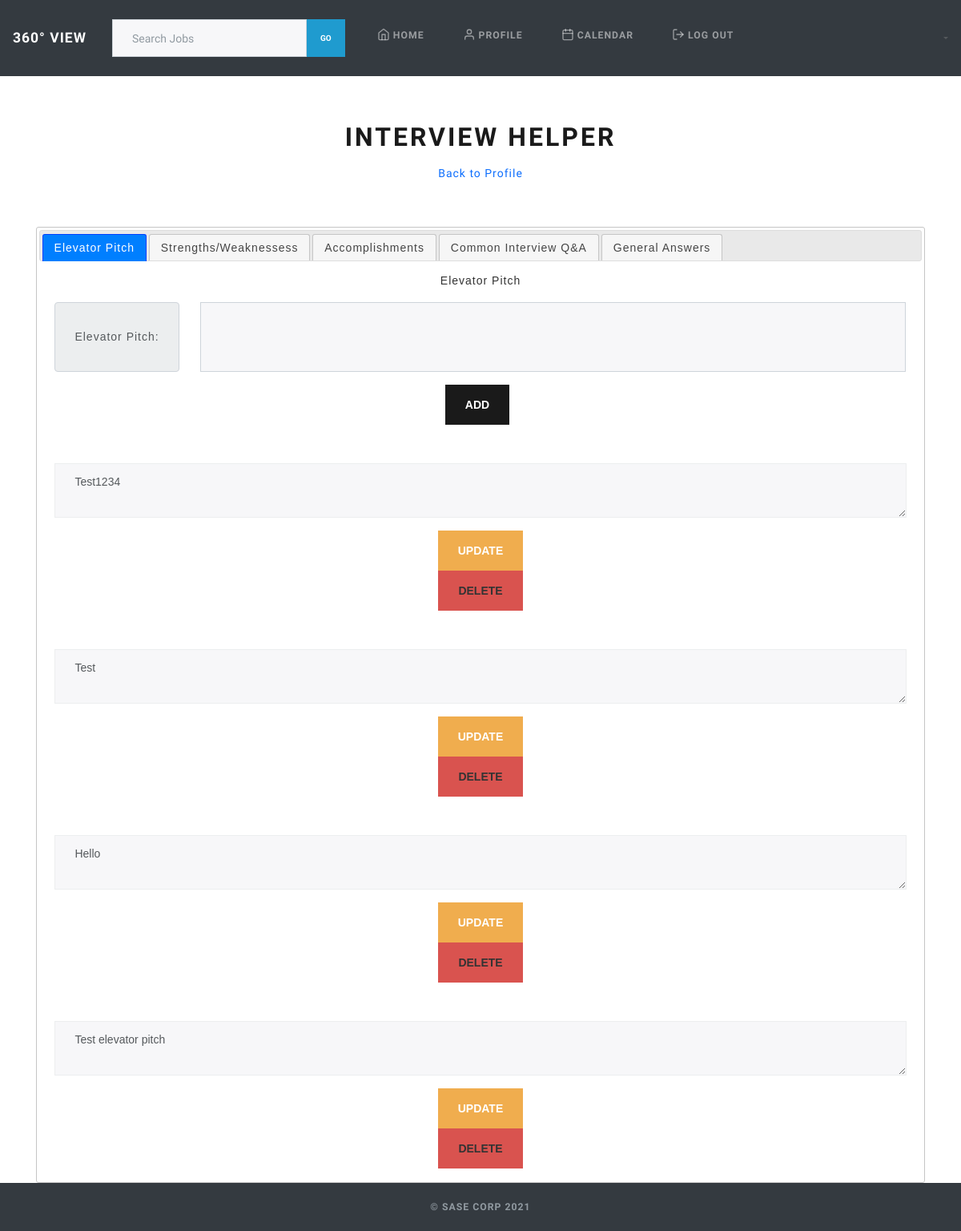
The app's page /job/interview_helper/3 (signed in) with its own data.
### jobSearch_app/models.py (models this page shows)
class ElevatorPitch(models.Model):
    creator = models.ForeignKey(User, on_delete=models.CASCADE)
    elevator_pitch = models.TextField()
    created_at = models.DateField(auto_now=True)
    updated_at = models.DateField(auto_now_add=True)

### jobSearch_app/views.py (the view)
# urls.py: path('interview_helper/<int:user_id>', views.interview_helper),
def interview_helper(request, user_id):
    if 'userid' in request.session:
        user = User.objects.get(id=user_id)
        context = {
            "user": User.objects.get(id=user_id),
            'elevator_pitch': ElevatorPitch.objects.filter(creator = user),
            'str_weak': Strength_Weakness.objects.filter(creator = user),
            'accomplishments': Accomplishments.objects.filter(creator = user),
            'common_qa': CommonQA.objects.filter(creator = user),
            'general': General.objects.filter(creator = user)
        }
        return render(request, 'interview-helper.html', context)
    else:
        return redirect('/')

### jobSearch_app/templates/interview-helper.html (shortened to what this page needs)
<!DOCTYPE html>
<html lang="en">
<head>
    <link rel="stylesheet" href="https://cdn.jsdelivr.net/npm/bootstrap@5.0.1/dist/css/bootstrap.min.css">
    <link rel="stylesheet" href="https://cdn.jsdelivr.net/npm/bootswatch@4.5.2/dist/lux/bootstrap.min.css">
    <link rel="stylesheet" href="https://cdn.jsdelivr.net/npm/bootstrap-icons@1.3.0/font/bootstrap-icons.css">
    <link rel="stylesheet" href="//code.jquery.com/ui/1.12.1/themes/base/jquery-ui.css">
    {% load static %}
    <link rel="stylesheet" href="{% static 'css/styles.css' %}">
</head>
<header class="mb-5">
    {% include "top-nav.html" %}
</header>
<body class="text-center d-flex flex-column min-vh-100" style="padding-top: 3.5rem;">
    <div class="container">
        <main role="main" class="inner cover">
            <div class="row justify-content-lg-between mt-5">
                <div class="col-12">
                    <h1>INTERVIEW HELPER</h1>
                </div>
                <a class="nav-link" href="/job/profile/{{user.id}}">Back to Profile</a>
                <div class="col-12 mt-5">
                    <div id="tabs">
                        <ul>
                            <li><a href="#tabs-1">Elevator Pitch</a></li>
                            <li><a href="#tabs-2">Strengths/Weaknessess</a></li>
                            <li><a href="#tabs-3">Accomplishments</a></li>
                            <li><a href="#tabs-4">Common Interview Q&A</a></li>
                            <li><a href="#tabs-5">General Answers</a></li>
                        </ul>
                        <div id="tabs-1">
                            <p>Elevator Pitch</p>
                            <form id="elevatorPitch_form" action="/job/interview_helper/{{user.id}}/elevator_pitch" method="POST" autocomplete="off">
                                <div class="form-group row">
                                    <div class="input-group-prepend col-2">
                                        <span class="input-group-text">Elevator Pitch: </span>
                                    </div>
                                    <div class="col-10">
                                        <input type="text" id="elevator-pitch" name="elevator-pitch" class="form-control form-control-lg">
                                    </div>
                                </div>
                                <button class="btn btn-primary mr-2" type="submit">Add</button>
                            </form>
                            {% for pitch in elevator_pitch %}
                                <form id="elevatorPitch_editForm" action="/job/interview_helper/{{user.id}}/elevator_pitch/update/{{ pitch.id }}" method="POST" autocomplete="off">
                                    <div class="form-group">
                                        <textarea class="form-control border mt-5" name="elevator_pitch_edit" id="elevator_pitch_edit">{{ pitch.elevator_pitch }}</textarea>
                                    </div>
                                    <button class="btn btn-warning" type="submit">Update</button>
                                </form>
                                <button class="btn btn-danger" type="submit"><a href="/job/interview_helper/{{user.id}}/elevator_pitch/delete/{{ pitch.id }}">Delete</a></button>
                            {% endfor %}
                        </div>
                    </div>
                </div>
            </div>
        </main>
    </div>
    {% include "footer.html" %}
</body>
</html>

### jobSearch_app/static/css/styles.css (style rules this page uses)
html { position: relative; min-height: 100%; }
body { margin-bottom: 60px; }

### records on screen
ElevatorPitch: elevator_pitch_edit "Test1234"
ElevatorPitch: elevator_pitch_edit "Test"
ElevatorPitch: elevator_pitch_edit "Hello"
ElevatorPitch: elevator_pitch_edit "Test elevator pitch"
